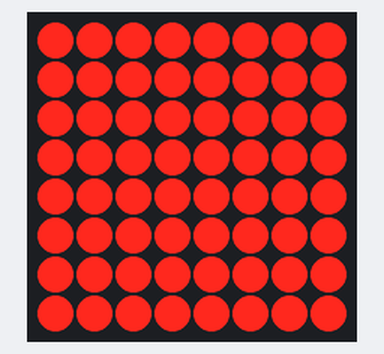
Bench run of a sketch on a simulated Arduino Uno, built with avr-gcc and run on an emulated ATmega328P. Shown: 8×8 LED matrix. Random numbers use the default seed unless the sketch sets one.

Above: at 0.16 s.
At 0.79 s:
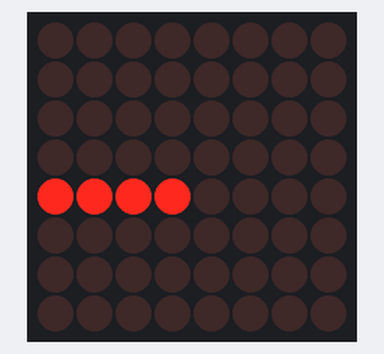
At 1.42 s:
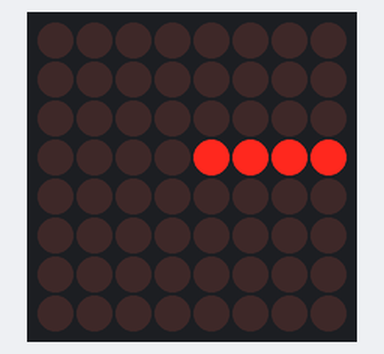
At 2.37 s:
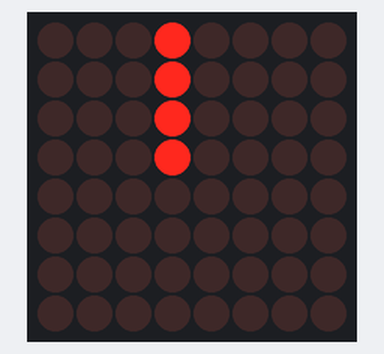
At 3.68 s:
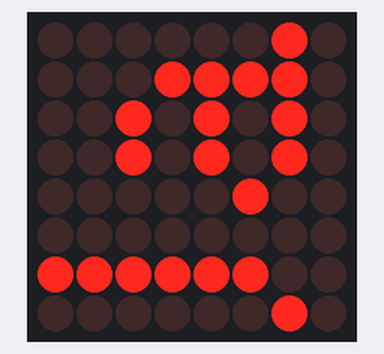
At 4.9 s:
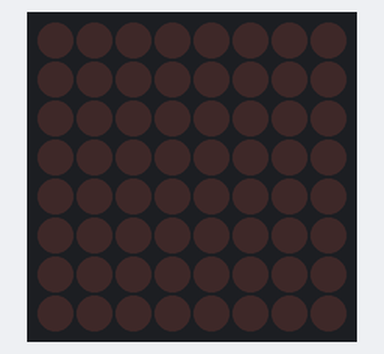

The sketch:

Max72demoAllTheThings.ino
```cpp
#include <SPI.h>
#include <Adafruit_GFX.h>
#include <Max72xxPanel.h>

int pinCS = 10; // Attach CS to this pin, DIN to MOSI and CLK to SCK (cf http://arduino.cc/en/Reference/SPI )
int numberOfHorizontalDisplays = 1;
int numberOfVerticalDisplays = 1;

Max72xxPanel matrix = Max72xxPanel(pinCS, numberOfHorizontalDisplays, numberOfVerticalDisplays);

void setup() {
  matrix.setIntensity(0);
  matrix.fillScreen(1);
  matrix.write();
  randomSeed(analogRead(0));
}
int rotater = 0;
int wait = 50;
int inc = -2;

int setX = 4, setY = 4;
int rndX = 0, rndY = 0;
int setBrightness = 7;
int y, z, x, cx, cy, timer;

String message = "Warning!";
int spacer = 1;
int width = 5 + spacer; // The font width is 5 pixels
int looper = 1;

void loop() {

  //strobe(44, 15, 6);//------ [strobeSpeed = strobeSpeed - 0 == random], [strobeBrightness =  0 low - 15 high], [strobes = number of strobes]

  radar(2, 0, 33); //------ sweeps, brightness 0 - 15, timer = (speed avarage=33)

  //randomDot();

  //bug();

  //pulser2(111, 22, 4);//------ pulser(pulseSpeed, offDelay, pulses);

  scrollText(29); //------ scrollText(scrollSpeed);

}
void bug() {
  // ---------------- bug -------------------------------
  matrix.setIntensity(15);

  for (x = 0; x < 364; x++) {
    matrix.fillScreen(0);
    matrix.write();
    //matrix.setBrightness(random(15));
    // rows
    rndX = random(2);

    if (rndX == 1) {
      setX++;
      if (setX >= 8) {
        setX--;
      }
    }
    else {
      setX--;
      if (setX <= -1) {
        setX++;
      }
    }
    // cols
    rndY = random(2);
    if (rndY == 1) {
      setY++;
      if (setY >= 8) {
        setY--;
      }
    }
    else {
      setY--;
      if (setY <= -1) {
        setY++;
      }
    }
    matrix.drawPixel(setX, setY, 1);
    matrix.write();  // write the changes we just made to the display
    delay(11);
  }
  matrix.fillScreen(0);
  matrix.write();
  //matrix.setIntensity(setBrightness);
}

void randomDot() {
  // ----------------random dot -------------------------------
  matrix.fillScreen(0);
  matrix.write();
  for (int x = 0; x < 164; x++) {
    matrix.fillScreen(0);
    matrix.write();
    //matrix.setIntensity(random(15));
    matrix.setIntensity(random(15));

    matrix.drawPixel(random(8), random(8), 1);
    matrix.write();  // write the changes we just made to the display
    delay(22);
  }
  matrix.fillScreen(0);
  matrix.write();
}

void radar(int sweeps, int strobeBrightness, int timer) {
  matrix.setIntensity(strobeBrightness);
  // ---------------RADAR SWEEP---------------------
  //int timer = random(22)+33;
  matrix.setRotation(0, 0);

  int radarRotate = 3;
  sweeps = sweeps * 4;
  for (int x = 0; x < sweeps; x++) {
    matrix.setRotation(radarRotate);
    radarRotate++;


    matrix.drawLine(4, 3, 7, 3, 1);
    matrix.write();
    delay(timer);
    matrix.fillScreen(0);
    matrix.write();


    matrix.drawLine(4, 3, 7, 4, 1);
    matrix.write();
    delay(timer);
    matrix.fillScreen(0);
    matrix.write();


    matrix.drawLine(4, 4, 7, 5, 1);
    matrix.write();
    delay(timer);
    matrix.fillScreen(0);
    matrix.write();

    matrix.drawLine(4, 4, 7, 6, 1);
    matrix.write();
    delay(timer);
    matrix.fillScreen(0);
    matrix.write();

    matrix.drawLine(4, 4, 7, 7, 1);
    matrix.write();
    delay(timer);
    matrix.fillScreen(0);
    matrix.write();

    matrix.drawLine(4, 4, 6, 7, 1);
    matrix.write();
    delay(timer);
    matrix.fillScreen(0);
    matrix.write();

    matrix.drawLine(4, 4, 5, 7, 1);
    matrix.write();
    delay(timer);
    matrix.fillScreen(0);
    matrix.write();

    matrix.drawLine(4, 4, 5, 7, 1);
    matrix.write();
    delay(timer);
    matrix.fillScreen(0);
    matrix.write();

    matrix.drawLine(4, 4, 4, 7, 1);
    matrix.write();
    delay(timer);
    matrix.fillScreen(0);
    matrix.write();


    // rotate dispaly
    if (radarRotate > 3) {
      radarRotate = 0;
    }
  }
}

void strobe(int strobeSpeed, int strobeBrightness, int strobes) {
  // strobeSpeed = strobeSpeed - 0 == random
  // strobeBrightness = 15 high - 0 low
  // strobes = number of strobes
  for (int i = 0; i < strobes; i++) {
    matrix.setIntensity(strobeBrightness);

    matrix.fillScreen(0);
    matrix.write();
    delay(strobeSpeed);
    matrix.fillScreen(1);
    matrix.write();
    delay(strobeSpeed);
  }
}

void pulser(int pulseSpeed, int offDelay, int pulses) {
  // pulseSpeed = speed of pulse
  // offDelay = how long to stay off between pulse - 0 = random
  // pulses = number of pulses
  for (int i = 0; i < pulses; i++) {
    matrix.fillScreen(1);
    matrix.setIntensity(0);
    matrix.write();

    for (int i = 0; i < 15; i++) {
      matrix.setIntensity(i);
      delay(pulseSpeed);
    }

    for (int i = 15; i > 0; i--) {
      matrix.setIntensity(i);
      delay(pulseSpeed);
    }

    matrix.fillScreen(0);
    matrix.write();

    if (offDelay == 0) {
      delay(random(2000));
    }
    else {
      delay(offDelay);
    }
  }
}

void scrollText(int scrollSpeed) {
  matrix.setRotation(0, 2);
  delay(666);

  matrix.setIntensity(15);

  for ( int i = 0 ; i < width * message.length() + matrix.width() - 1 - spacer; i++ ) {

    matrix.fillScreen(LOW);

    int letter = i / width;
    int x = (matrix.width() - 1) - i % width;
    int y = (matrix.height() - 8) / 2; // center the text vertically

    while ( x + width - spacer >= 0 && letter >= 0 ) {
      if ( letter < message.length() ) {
        matrix.drawChar(x, y, message[letter], HIGH, LOW, 1);
      }

      letter--;
      x -= width;
    }

    matrix.write(); // Send bitmap to display

    delay(scrollSpeed);
  }
  delay(666);
  matrix.setRotation(0, 2);

}

void pulser2(int pulseSpeed, int offDelay, int pulses) {

  for (int i = 0; i < pulses; i++) {
    matrix.fillScreen(1);
    matrix.setIntensity(0);
    matrix.write();

    for (int i = 0; i < 5; i++) {
      matrix.setIntensity(i);
      delay(pulseSpeed);
    }

    for (int i = 5; i > 0; i--) {
      matrix.setIntensity(i);
      delay(pulseSpeed);
    }

    matrix.fillScreen(0);
    matrix.write();

    if (offDelay == 0) {
      delay(random(2000));
    }
    else {
      delay(offDelay);
    }
  }
}
```

Measured:
- by itself, everything shown: repeats every 5.6 s, in 16 steps
- what the display in image 5 shows lasts 0.7 s, from 4.9 s to 5.6 s
